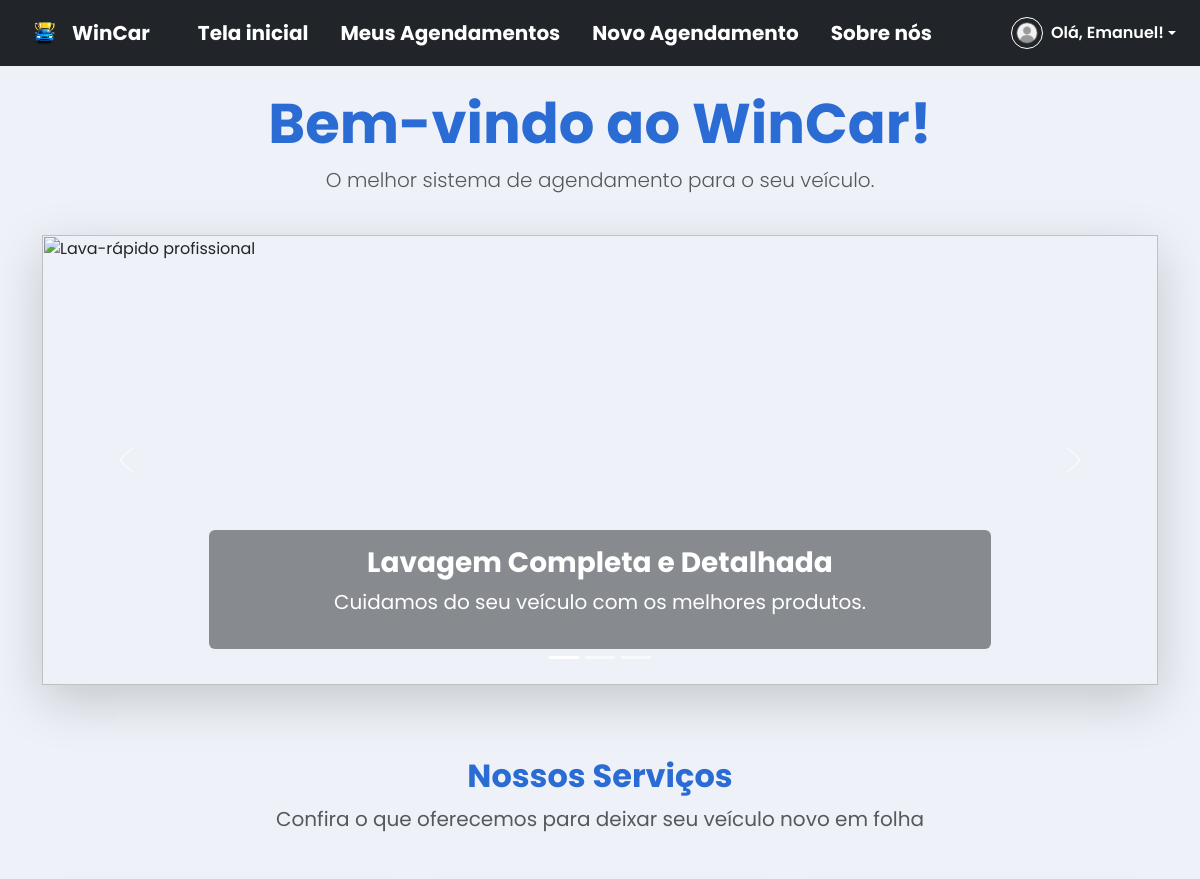
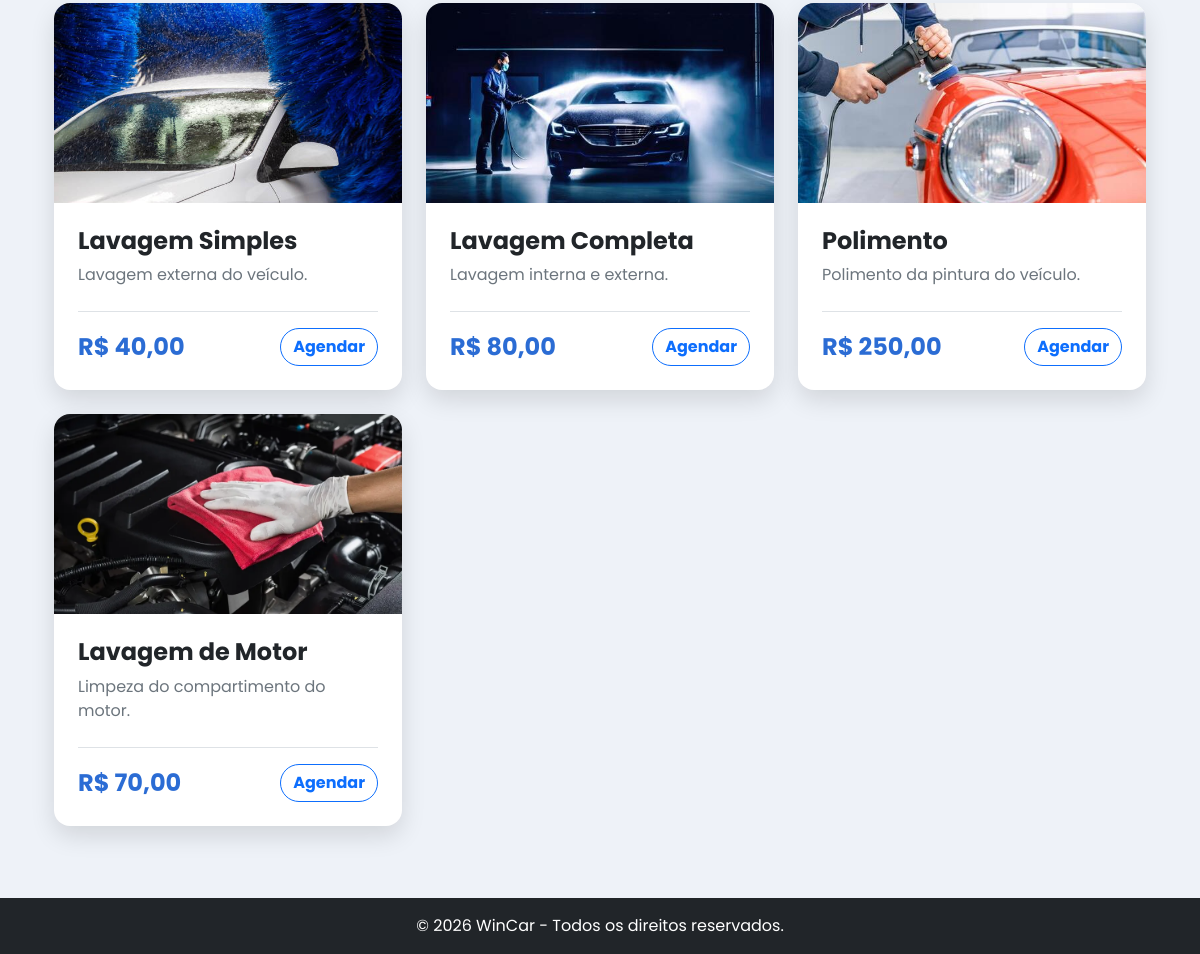
Screenshot of / (signed in) with the database file from the repository (2 pictures, top to bottom).
### tables this page shows
CREATE TABLE `servico` (
  `id_servico` int(11) NOT NULL,
  `nome` varchar(100) NOT NULL,
  `descricao` text DEFAULT NULL,
  `preco` varchar(30) NOT NULL,
  `duracao` int(11) NOT NULL,
  `imagem` varchar(255) DEFAULT NULL
);

### index.php (the view, shortened to what this page needs)
<?php
require_once 'config/conexao.php';
try {
    $stmt = $conexao->query("SELECT * FROM servico");
    $servicos = $stmt->fetchAll(PDO::FETCH_ASSOC);
} catch (PDOException $e) {
    $servicos = [];
}
include 'includes/header.php';
?>
<div class="text-center mb-4 container">
    <h1 class="display-4 fw-bold text-primary">Bem-vindo ao WinCar!</h1>
    <p class="lead text-muted">O melhor sistema de agendamento para o seu veículo.</p>
</div>
<div id="carrosselWinCar" class="carousel slide shadow-lg mb-4" data-bs-ride="carousel">
    <div class="carousel-indicators">
        <button type="button" data-bs-target="#carrosselWinCar" data-bs-slide-to="0" class="active"></button>
        <button type="button" data-bs-target="#carrosselWinCar" data-bs-slide-to="1"></button>
        <button type="button" data-bs-target="#carrosselWinCar" data-bs-slide-to="2"></button>
    </div>
    <div class="carousel-inner">
        <div class="carousel-item active">
            <img src="https://images.unsplash.com/photo-1520340356584-f9917d1eea6f?auto=format&fit=crop&w=1600&q=80" class="d-block w-100" alt="Lava-rápido profissional" style="height: 450px; object-fit: cover;">
            <div class="carousel-caption d-none d-md-block bg-dark bg-opacity-50 rounded p-3 mb-3">
                <h3 class="fw-bold">Lavagem Completa e Detalhada</h3>
                <p class="fs-5">Cuidamos do seu veículo com os melhores produtos.</p>
            </div>
        </div>
    </div>
    <button class="carousel-control-prev" type="button" data-bs-target="#carrosselWinCar" data-bs-slide="prev">
        <span class="carousel-control-prev-icon"></span>
    </button>
    <button class="carousel-control-next" type="button" data-bs-target="#carrosselWinCar" data-bs-slide="next">
        <span class="carousel-control-next-icon"></span>
    </button>
</div>
<section class="container my-5">
    <div class="text-center mb-5">
        <h2 class="fw-bold text-primary">Nossos Serviços</h2>
        <p class="text-muted fs-5">Confira o que oferecemos para deixar seu veículo novo em folha</p>
    </div>
    <div class="row g-4">
        <?php if (!empty($servicos)): ?>
            <?php foreach ($servicos as $servico): ?>
                <div class="col-12 col-md-4">
                    <div class="card h-100 shadow-sm border-0 rounded-4 overflow-hidden card-servico">
                        <img
                            src="assets/img/<?php echo !empty($servico['imagem']) ? $servico['imagem'] : 'servico-padrao.jpg'; ?>"
                            class="card-img-top img-fluid"
                            alt="<?php echo htmlspecialchars($servico['nome']); ?>"
                            style="height: 200px; object-fit: cover;">
                        <div class="card-body d-flex flex-column p-4">
                            <h4 class="card-title fw-bold text-dark mb-2">
                                <?php echo htmlspecialchars($servico['nome']); ?>
                            </h4>
                            <p class="card-text text-secondary mb-4 flex-grow-1">
                                <?php echo htmlspecialchars($servico['descricao'] ?? 'Serviço automotivo completo com a qualidade WinCar.'); ?>
                            </p>
                            <div class="d-flex justify-content-between align-items-center mt-auto pt-3 border-top">
                                <span class="fs-4 fw-bold text-primary">
                                    R$ <?php echo number_format($servico['preco'], 2, ',', '.'); ?>
                                </span>
                                <a href="agendar.php" class="btn btn-outline-primary rounded-pill fw-bold">
                                    Agendar
                                </a>
                            </div>
                        </div>
                    </div>
                </div>
            <?php endforeach; ?>
        <?php else: ?>
            <div class="col-12 text-center py-4">
                <p class="text-muted">Nenhum serviço cadastrado no momento.</p>
            </div>
        <?php endif; ?>
    </div>
</section>
<?php include 'includes/footer.php'; ?>

### assets/css/estilo.css (style rules this page uses)
:root { --bs-primary: #2b6cd4; --bs-primary-rgb: 43, 108, 212; }
:root { --bs-light: #eef2f8; --bs-light-rgb: 238, 242, 248; }
.card { border: none; box-shadow: 0 10px 25px rgba(0, 0, 0, 0.12) !important; }
body { font-family: 'Poppins', sans-serif; }
.carousel-caption, .carousel-caption h3, .carousel-caption p { color: #ffffff !important; }

### rows the page displays
servico: imagem (picture), nome "Lavagem Simples", descricao "Lavagem externa do veículo.", preco "40,00"
servico: imagem (picture), nome "Lavagem Completa", descricao "Lavagem interna e externa.", preco "80,00"
servico: imagem (picture), nome "Polimento", descricao "Polimento da pintura do veículo.", preco "250,00"
servico: imagem (picture), nome "Lavagem de Motor", descricao "Limpeza do compartimento do motor.", preco "70,00"

### other values shown
$primeiroNome "Emanuel"
